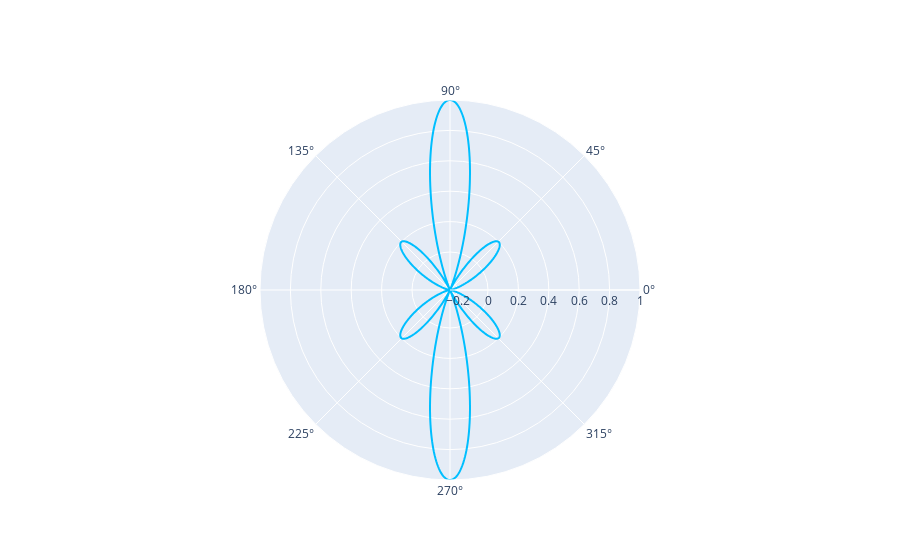

Source (notebook cell):
### Code cell
import numpy as np
import plotly.graph_objects as go

kd = 1.4 * np.pi
N=5

af = lambda psi: np.sin(N * psi / 2) / (N * np.sin(psi/2))

theta = np.linspace(-np.pi,np.pi,1_000)
array_factor = af(kd * np.cos(theta))
theta_to_graph=180*theta/np.pi
fig = go.Figure([go.Scatterpolar(
        r = array_factor,
        theta = theta_to_graph,
        mode = 'lines',
        line_color = 'deepskyblue'
    )])

fig.show()

### Figure 1 — Plotly figure (JSON) as saved in the notebook; plotly's stock layout.template omitted (floating-point values rounded to 4 significant figures; data arrays with more than 128 entries replaced by an {"elided": "..."} marker saying what was removed)
{"data": [{"line": {"color": "deepskyblue"}, "mode": "lines", "r": {"elided": "1000 float values"}, "theta": {"elided": "1000 float values"}, "type": "scatterpolar"}], "layout": {}}
